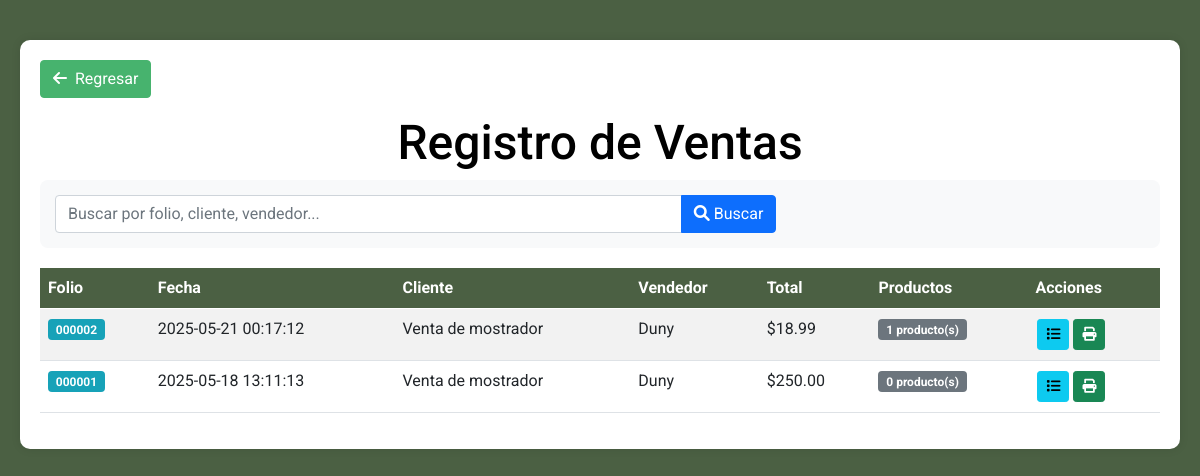
Screenshot of /VentaDetalleI.php (signed in) with the database file from the repository.
### tables this page shows
CREATE TABLE `tventa` (
  `id_Venta` int(11) NOT NULL,
  `Folio` varchar(10) NOT NULL,
  `idCliente` int(11) DEFAULT NULL,
  `idUsuario` int(11) DEFAULT NULL,
  `Fecha` datetime DEFAULT NULL,
  `Total` decimal(10,2) DEFAULT NULL,
  `FormaPago` varchar(255) DEFAULT NULL
);

### VentaDetalleF.php (called while the page is built, shortened)
<?php
class VentaDetalleF {
    private $db;
    public function __construct($dbConnection) {
        $this->db = $dbConnection;
    }
    public function obtenerVentasAgrupadas($limit = 20, $page = 1, $busqueda = '') {
        $offset = ($page - 1) * $limit;
        $sql = "SELECT * FROM vistaventasagrupadas";
        $sql .= " ORDER BY Fecha DESC LIMIT :limit OFFSET :offset";
        $stmt = $this->db->prepare($sql);
        $stmt->bindValue(':limit', $limit, PDO::PARAM_INT);
        $stmt->bindValue(':offset', $offset, PDO::PARAM_INT);
        $stmt->execute();
        return $stmt->fetchAll(PDO::FETCH_ASSOC);
    }
}

### VentaDetalleI.php (the view, shortened to what this page needs)
<?php
require 'Conexion.php';
require 'VentaDetalleF.php';
$ventaDetalle = new VentaDetalleF($conexion);
$limit = 20;
$page = isset($_GET['page']) ? max(1, (int)$_GET['page']) : 1;
$busqueda = isset($_GET['busqueda']) ? trim($_GET['busqueda']) : '';
$ventas = $ventaDetalle->obtenerVentasAgrupadas($limit, $page, $busqueda);
?>
<!DOCTYPE html>
<html lang="es">
<head>
    <link href="https://cdn.jsdelivr.net/npm/bootstrap@5.0.2/dist/css/bootstrap.min.css" rel="stylesheet">
    <link rel="stylesheet" href="https://cdnjs.cloudflare.com/ajax/libs/font-awesome/6.0.0/css/all.min.css">
    <link rel="stylesheet" href="https://cdn.jsdelivr.net/npm/sweetalert2@11/dist/sweetalert2.min.css">
</head>
<body>
    <div class="container-main">
        <div class="data-section">
            <button class="btn btn-secondary mb-3 btn-regresar" onclick="location.href='Inicio.php'">
                <i class="fas fa-arrow-left me-2"></i>Regresar
            </button>
            <h3>Registro de Ventas</h3>
            <div class="search-box">
                <form method="get" action="" class="row g-3">
                    <div class="col-md-8">
                        <div class="input-group">
                            <input type="text" class="form-control" name="busqueda" placeholder="Buscar por folio, cliente, vendedor..."
                                   value="<?= htmlspecialchars($busqueda) ?>">
                            <button class="btn btn-primary" type="submit">
                                <i class="fas fa-search"></i> Buscar
                            </button>
                        </div>
                    </div>
                </form>
            </div>
            <div class="table-responsive">
                <table class="table table-striped table-hover">
                    <thead>
                        <tr>
                            <th>Folio</th>
                            <th>Fecha</th>
                            <th>Cliente</th>
                            <th>Vendedor</th>
                            <th>Total</th>
                            <th>Productos</th>
                            <th>Acciones</th>
                        </tr>
                    </thead>
                    <tbody>
                        <?php if (empty($ventas)): ?>
                            <tr>
                                <td colspan="7" class="text-center py-4">
                                    <i class="fas fa-info-circle fa-2x mb-3"></i>
                                    <h5>No se encontraron ventas</h5>
                                    <?php if (!empty($busqueda)): ?>
                                        <a href="VentaDetalleI.php" class="btn btn-primary mt-2">
                                            <i class="fas fa-undo"></i> Mostrar todas
                                        </a>
                                    <?php endif; ?>
                                </td>
                            </tr>
                        <?php else: ?>
                            <?php foreach ($ventas as $venta): ?>
                                <tr class="<?= ($venta['Anulado'] ?? false) ? 'venta-anulada' : '' ?>">
                                    <td>
                                        <span class="badge <?= ($venta['Anulado'] ?? false) ? 'badge-anulada' : 'badge-venta' ?>">
                                            <?= htmlspecialchars($venta['Folio']) ?>
                                        </span>
                                    </td>
                                    <td><?= htmlspecialchars($venta['Fecha']) ?></td>
                                    <td><?= htmlspecialchars($venta['Cliente'] ?? 'No especificado') ?></td>
                                    <td><?= htmlspecialchars($venta['Vendedor'] ?? 'Sistema') ?></td>
                                    <td>$<?= number_format($venta['Total'], 2) ?></td>
                                    <td>
                                        <span class="badge bg-secondary">
                                            <?= $venta['TotalProductos'] ?> producto(s)
                                        </span>
                                    </td>
                                    <td>
                                        <div class="d-flex flex-wrap">
                                            <button class="btn btn-sm btn-info btn-action btn-detalles"
                                                    data-id="<?= $venta['id_Venta'] ?>"
                                                    <?= ($venta['Anulado'] ?? false) ? 'disabled' : '' ?>>
                                                <i class="fas fa-list"></i>
                                            </button>
                                            <button class="btn btn-sm btn-success btn-action btn-imprimir"
                                                    data-id="<?= $venta['id_Venta'] ?>">
                                                <i class="fas fa-print"></i>
                                            </button>
                                        </div>
                                    </td>
                                </tr>
                            <?php endforeach; ?>
                        <?php endif; ?>
                    </tbody>
                </table>
            </div>
        </div>
    </div>
</body>
</html>

### VentaDetalleI.php (style rules this page uses)
body { background-color: #4b6043; font-family: 'Roboto', sans-serif; }
.container-main { padding: 20px; }
.data-section { margin-top: 20px; background-color: #ffffff; padding: 20px; border-radius: 10px; box-shadow: 0px 0px 10px rgba(0, 0, 0, 0.1); }
.data-section h3 { text-align: center; font-size: 3rem; color: rgb(0, 0, 0); }
.btn-regresar { background-color: #47b36e; border-color: #47b36e; color: #ffffff; }
.table th { background-color: #4b6043; color: white; }
.badge-venta { background-color: #17a2b8; color: white; }
.btn-action { margin: 2px; min-width: 30px; }
.search-box { background-color: #f8f9fa; padding: 15px; border-radius: 8px; margin-bottom: 20px; }

### rows the page displays
tventa: Folio "000002", Fecha "2025-05-21 00:17:12", Cliente "Venta de mostrador", Vendedor "Duny", Total "18.99", TotalProductos "1"
tventa: Folio "000001", Fecha "2025-05-18 13:11:13", Cliente "Venta de mostrador", Vendedor "Duny", Total "250.00", TotalProductos "0"
